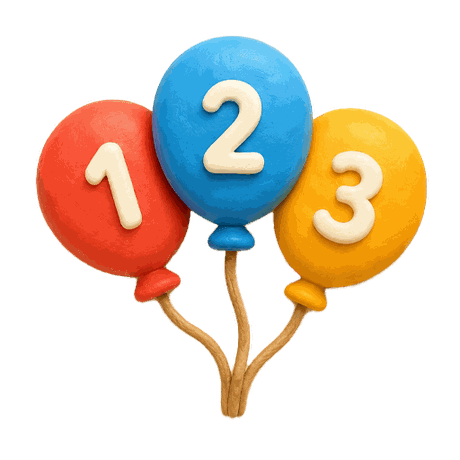
#> input picture assets/games/counting.png, 460 x 460 px, found by its file name
$ python prep_game_icons.py --src ../assets/games/counting.png
#> lines starting #> are read from the running program, lines starting #| are printed output that depends on the picture
#!/usr/bin/env python3
# -*- coding: utf-8 -*-
"""Подготовить иконки игр (карточки лобби) в `assets/games/` из папки-исходника.

Берёт кириллически-названные PNG (клеевидные иллюстрации, «полная заливка» —
кремовый фон под цвет карточки), ужимает до --size px (по умолчанию 500, как у
текущих) с сохранением альфы и кладёт под латинским слагом = id игры.

Пример:
    python tool/prep_game_icons.py --src "E:/.../Без фона/полная заливка"
"""
import argparse
import os

from PIL import Image

# Исходное имя (RU, без .png) -> id игры (= имя ассета в assets/games/).
NAMES = {
    'счёт': 'counting',
    'парочки': 'pairs',
    'Цвета и формы': 'colors_shapes',
    'Звуки': 'animals',          # «Звуки животных»
    'музыка': 'music',
    'раскраска': 'coloring',
    'ферма': 'farm',
    'Что лишнее': 'odd_one_out',
    'пазлы': 'puzzles',
}


def main() -> None:
    ap = argparse.ArgumentParser(description='Иконки игр -> assets/games/.')
    ap.add_argument('--src', required=True, help='папка с RU-named PNG')
    ap.add_argument('--dst', default='assets/games', help='куда класть слаги')
    ap.add_argument('--size', type=int, default=460, help='сторона, px')
    ap.add_argument('--colors', type=int, default=256,
                    help='палитра PNG-8 (0 — RGBA без квантования); FASTOCTREE, альфа сохр.')
    a = ap.parse_args()

    os.makedirs(a.dst, exist_ok=True)
    done = 0
    for ru, en in NAMES.items():
        # Принимаем и RU-имя исходника, и уже-латинское (= id игры).
        src = os.path.join(a.src, ru + '.png')
        if not os.path.isfile(src):
            src = os.path.join(a.src, en + '.png')
        if not os.path.isfile(src):
            print(f'  ПРОПУСК (нет файла): {ru}.png / {en}.png')
            continue
        im = Image.open(src).convert('RGBA')
#> im is the input picture: PIL image 460x460 RGBA; mean R, G, B, A 63.4, 51, 38.1, 86.3
        if max(im.size) != a.size:
            im = im.resize((a.size, a.size), Image.LANCZOS)
        if a.colors:
            # FASTOCTREE поддерживает альфу (MEDIANCUT — нет).
            im = im.quantize(colors=a.colors, method=Image.Quantize.FASTOCTREE)
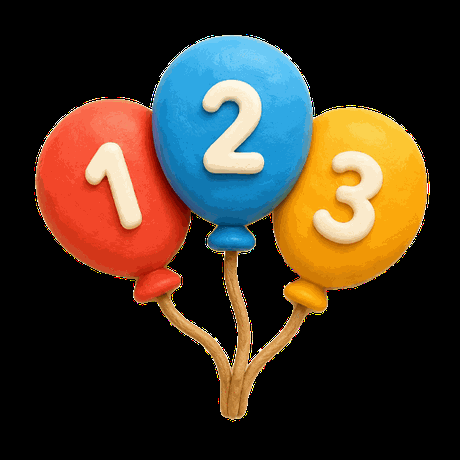
#> im: PIL image 460x460 P; mean R, G, B 63.4, 51, 38.1
        out = os.path.join(a.dst, en + '.png')
        im.save(out, format='PNG', optimize=True)
        done += 1
        print(f'  {os.path.basename(src)}  ->  {en}.png  ({os.path.getsize(out) // 1024} KB)')
    print(f'==== ГОТОВО: {done} иконок в {a.dst}/ ====')


if __name__ == '__main__':
    main()
